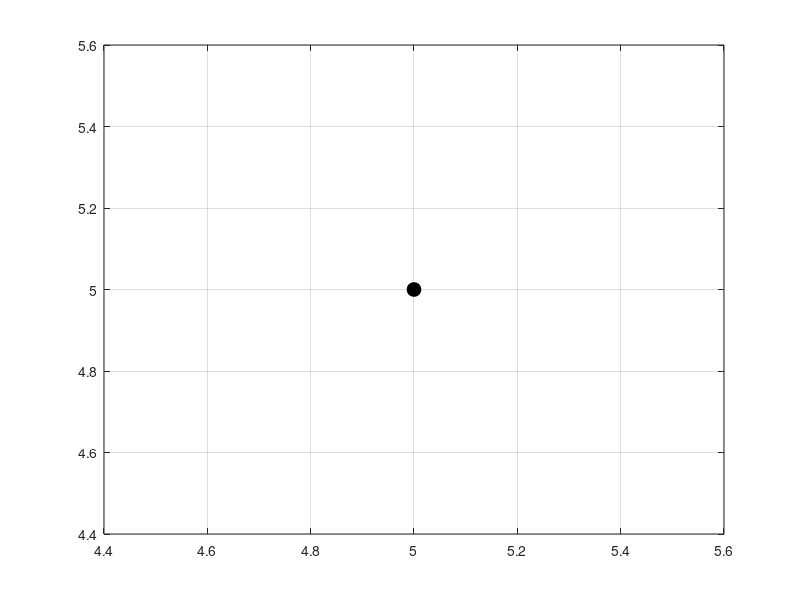

The MATLAB source for this figure: (Note: this script raises an error after producing the figure.)
%Práctica 1
clc
clear all
close all
warning off all %Apaga los warnings
%--------------------------------------------------------------------------
%Variables
fprintf('¿Cuántas clases quieres? ')
numClases=input('')
%numClases=2;
fprintf('¿Cuántos representates por clase quieres? ')
numRepresentantes=input('')
numRepresentantes=200;
%Centroides
centroides=zeros(numClases,1);
for aux=1:numClases
    fprintf('Escribe el centroide de la Clase %d: ',aux)
	aX=input('')
    centroides(aux,1)=aX;
end
fprintf('Centroides:\n')
disp(centroides)

%Disperción
%
% No me acuerdo de esto
%

%Crear clases:
clases=zeros(2*numClases,numRepresentantes);
medias=zeros(2*numClases,1);
aux1=1;
for aux=1:numClases
    cAux=randn(2,numRepresentantes)+centroides(aux,1);
    clases(aux1:aux1+1,1:numRepresentantes)=cAux;
    mediaAux=(1/numRepresentantes)*[sum(cAux(1,:)) ; sum(cAux(2,:))]
    medias(aux1:aux1+1,1)=mediaAux
    aux1=aux1+2;
end
fprintf('Clases:\n')
disp(clases)

%--------------------------------------------------------------------------
%Entrada del vector desconocido
fprintf('Entrada del Vector desconocido: \n')
vecX=input('    Coordenada en X: ')
vecY=input('    Coordenada en Y: ')
vecDesc=[vecX;vecY]






%GRAFICANDO CLASES
figure(1)
plot(vecDesc(1,:),vecDesc(2,:),'ko','MarkerSize',10,'MarkerFaceColor','k','DisplayName','Vector Desc')
grid on
hold on
colores={'r','g','c','m','y'};
cont=1;
for aux=1:2:(2*numClases)
    cstr=strcat('Clase',{' '},string(cont));
	%plot(clases(aux,:),clases(aux+1,:),'o','MarkerSize',10,'MarkerFaceColor','r','DisplayName',cstr)
    plot(clases(aux,:),clases(aux+1,:),'.','MarkerSize',10,'DisplayName',cstr)
    cont=cont+1;
end
cont=1;
for aux=1:2:(2*numClases)
    mstr=strcat('Media',{' '},string(cont));
	%plot(medias(aux,1),medias(aux+1,1),'d','MarkerSize',12,'MarkerFaceColor','b','MarkerEdgeColor','k','DisplayName',mstr)
    plot(medias(aux,1),medias(aux+1,1),'+','MarkerSize',12,'DisplayName',mstr)
    cont=cont+1;
end
xlabel('Atributo X')
ylabel('Atributo Y')
title('Gráfica de datos')
legend



disp('-----------FIN------------')